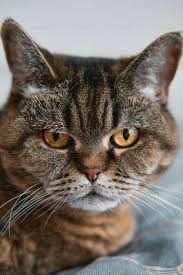
#> input picture Photos/images.jpg, 183 x 275 px, found by its file name
$ python 12BasicFunction.py
#> lines starting #> are read from the running program, lines starting #| are printed output that depends on the picture
import cv2 as cv
img=cv.imread('Photos\images.jpg') # this is bgr image
#> img is the input picture: shape (275, 183, 3); mean B, G, R 105, 112.7, 120.4
cv.imshow('Cat',img)

#resize
resized=cv.resize(img,(500,500),interpolation=cv.INTER_CUBIC)
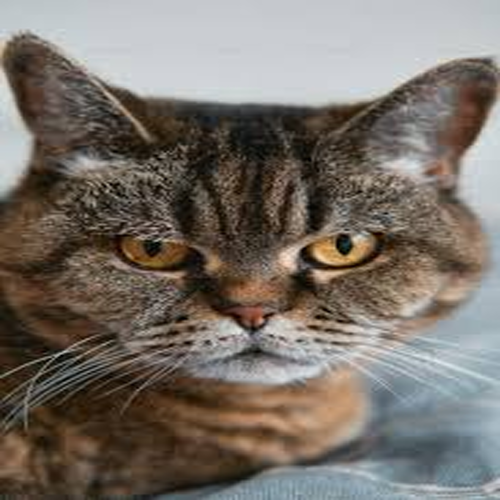
#> resized: shape (500, 500, 3); mean B, G, R 105, 112.7, 120.4
cv.imshow('Resize',resized)
#cubic is much slower but resultant image is of higher quality
#INTER_Linear/cubic use for inlarging image ,INTER_Area for shrinking image
#Cropping
cropped=img[50:200,10:400] # row=height,columns=width
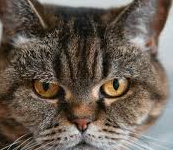
#> cropped: shape (150, 173, 3); mean B, G, R 83.6, 94.2, 105.3
cv.imshow('Cropped',cropped)

cv.waitKey(0)

$ run again, with Photos/womanphoto.webp saved as Photos/images.jpg
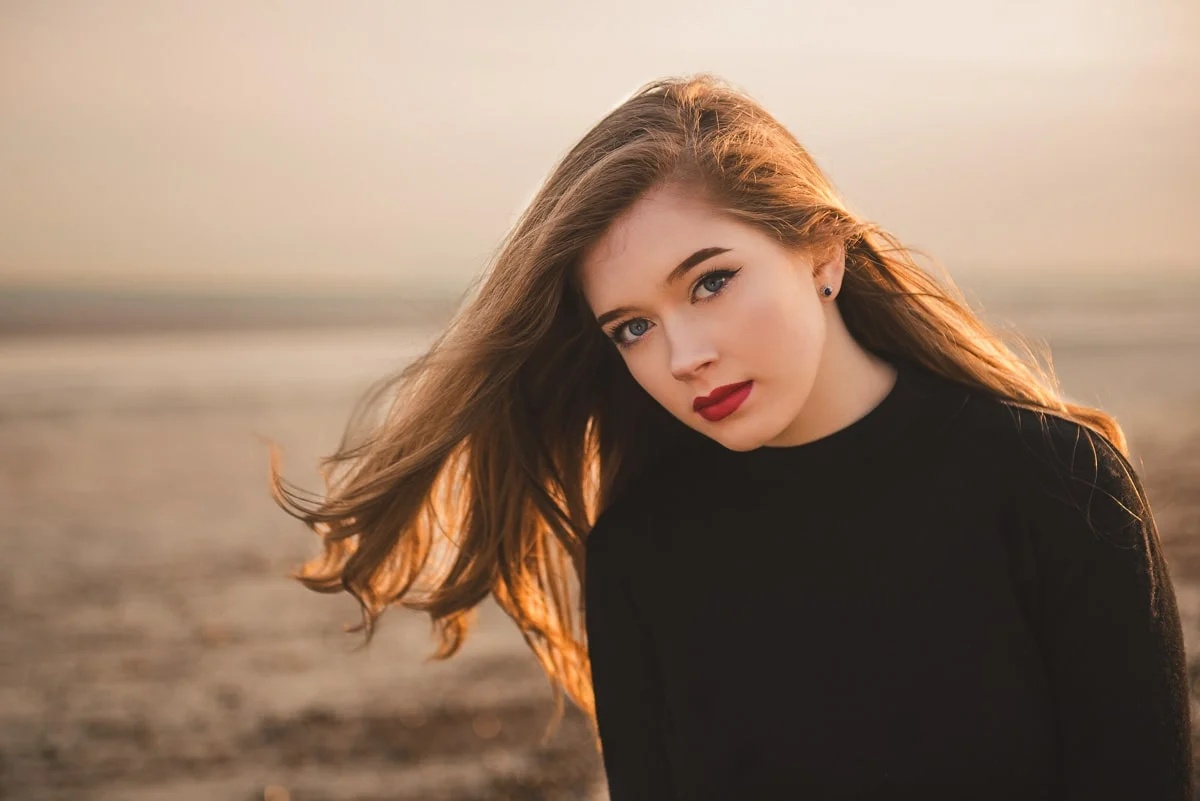
#> input picture Photos/womanphoto.webp, 1200 x 801 px, found by its file name
#> img is the input picture: shape (801, 1200, 3); mean B, G, R 104.7, 123.6, 148.6
#> `resized=cv.resize(img,(500,500),interpolation=cv.INTER_CUBIC)`:
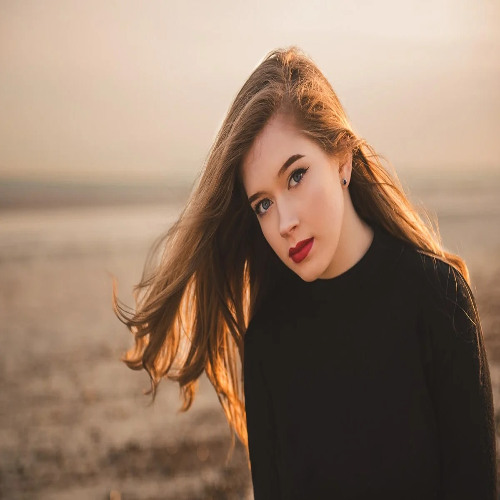
#> resized: shape (500, 500, 3); mean B, G, R 104.7, 123.6, 148.6
#> `cropped=img[50:200,10:400]`:
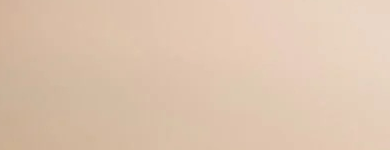
#> cropped: shape (150, 390, 3); mean B, G, R 174.8, 196.2, 221.2
